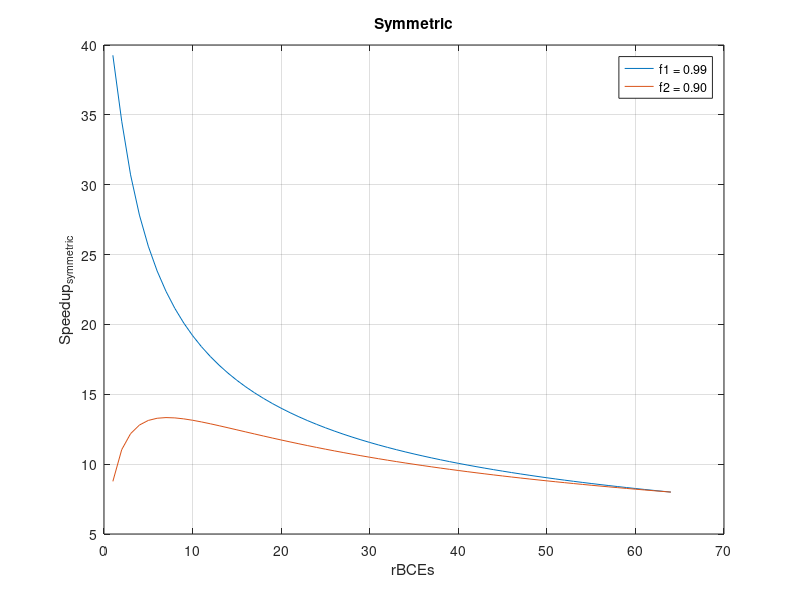
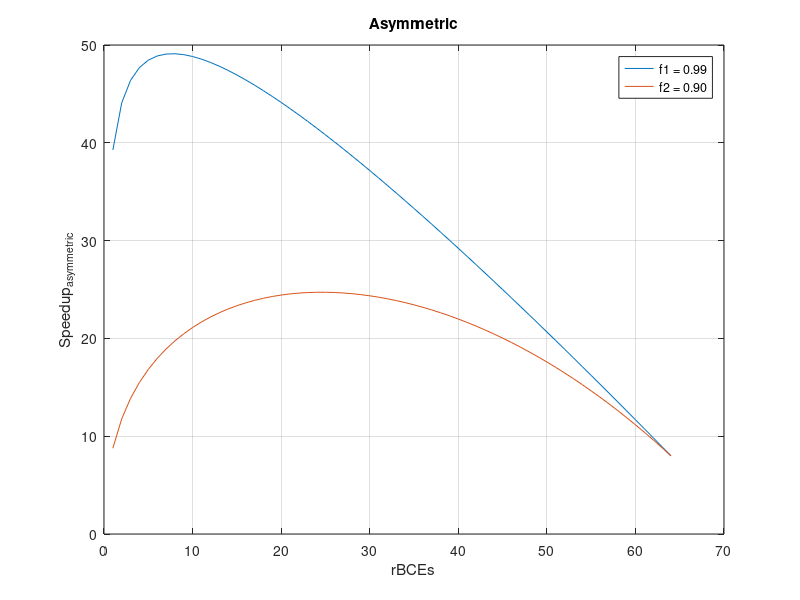
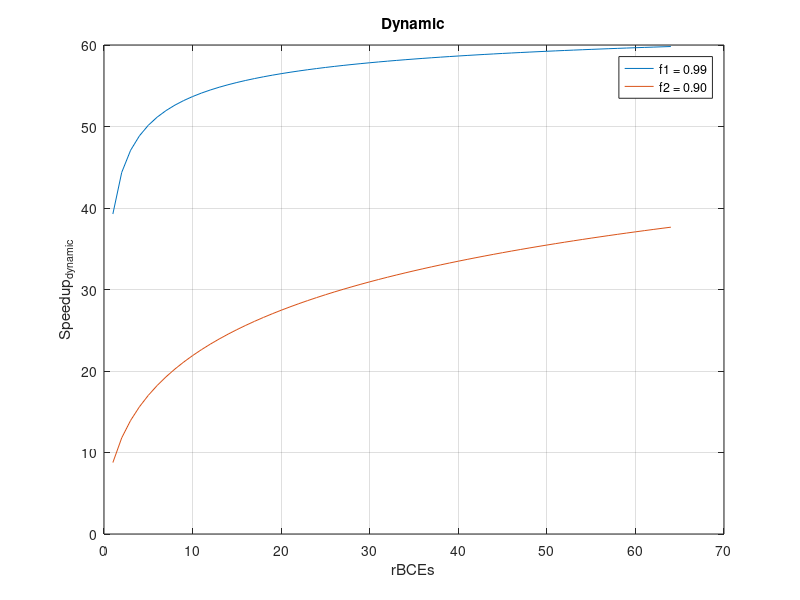

MATLAB code for these plots, in order:
% Kyle Ray
% CPE 631 Advanced Computer Architecture
% Problem 5
% January 29, 2018

clear;
close all;
NUM_BCES = 64;


%% Symmetric
% f = [0.999 0.99 0.975 0.9 0.5];
f = [0.99 0.90];
r = 0:1:NUM_BCES;
perf = sqrt(r);
% perf = ones(1, length(r));
% perf = (r.^(2/3));

figure(1);

for k = 1:length(f)
    for i = 1:length(r)
        term1 = (1-f(k))/perf(i);
        term2 = (f(k)*r(i))/(perf(i)*max(r));
        S_sym(i) = 1/(term1 + term2);
    end
    plot(r(2:end), S_sym(2:end));
    hold on;
end
grid on;
title('Symmetric');
xlabel('rBCEs');
ylabel('Speedup_s_y_m_m_e_t_r_i_c');
legend('f1 = 0.99', 'f2 = 0.90');

hold off;


%% Asymmetric
figure(2);

for k = 1:length(f)
    for i = 1:length(r)
        term1 = (1-f(k))/perf(i);
        term2 = (f(k))/(perf(i) + max(r) - r(i));
        S_asym(i) = 1/(term1 + term2);
    end
    plot(r(2:end), S_asym(2:end));
    hold on;
end
grid on;
title('Asymmetric');
xlabel('rBCEs');
ylabel('Speedup_a_s_y_m_m_e_t_r_i_c');
legend('f1 = 0.99', 'f2 = 0.90');

hold off;

%% Dynamic
figure(3);

for k = 1:length(f)
    for i = 1:length(r)
        term1 = (1-f(k))/perf(i);
        term2 = (f(k))/(max(r));
        S_dyn(i) = 1/(term1 + term2);
    end
    plot(r(2:end), S_dyn(2:end));
    hold on;
end
grid on;
title('Dynamic');
xlabel('rBCEs');
ylabel('Speedup_d_y_n_a_m_i_c');
legend('f1 = 0.99', 'f2 = 0.90');
